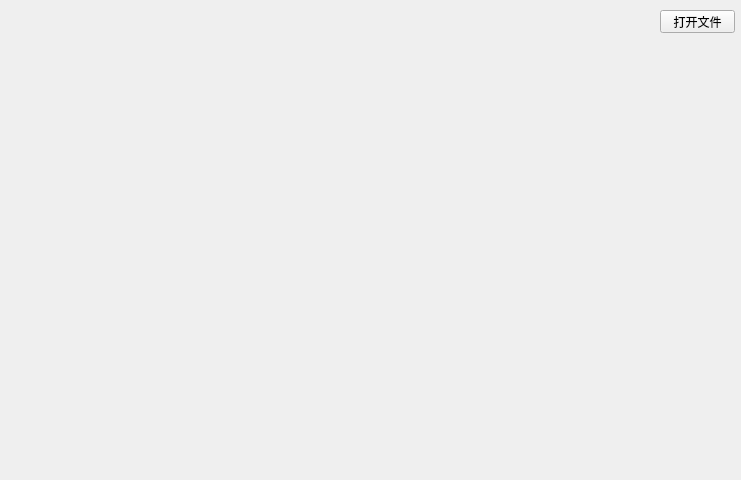
<?xml version="1.0" encoding="UTF-8"?>
<ui version="4.0">
 <class>MainWindow</class>
 <widget class="QMainWindow" name="MainWindow">
  <property name="geometry">
   <rect>
    <x>0</x>
    <y>0</y>
    <width>741</width>
    <height>480</height>
   </rect>
  </property>
  <property name="windowTitle">
   <string>MainWindow</string>
  </property>
  <widget class="QWidget" name="centralWidget">
   <widget class="QPushButton" name="id_btn_open">
    <property name="geometry">
     <rect>
      <x>660</x>
      <y>10</y>
      <width>75</width>
      <height>23</height>
     </rect>
    </property>
    <property name="text">
     <string>打开文件</string>
    </property>
   </widget>
  </widget>
 </widget>
 <layoutdefault spacing="6" margin="11"/>
 <resources/>
 <connections/>
</ui>
